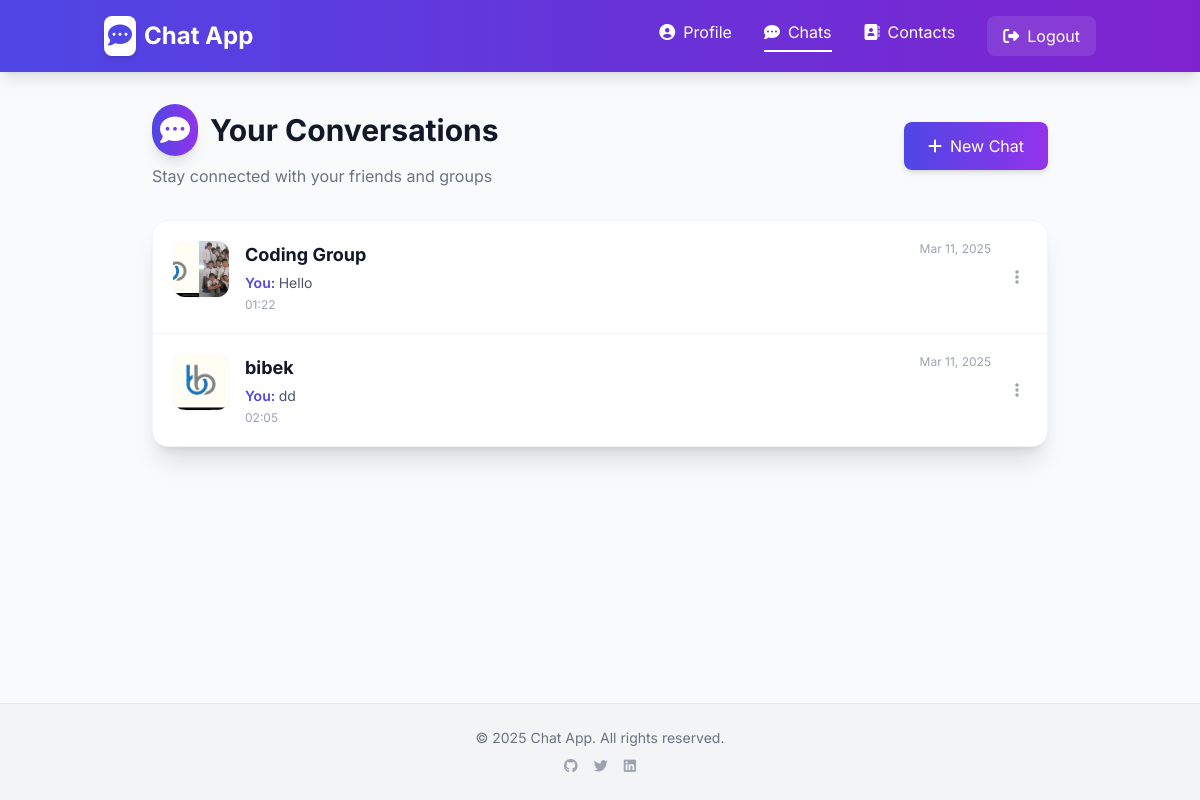
Screenshot of / (signed in) with the database file from the repository.
### chat/models.py (models this page shows, shortened)
class Message(models.Model):
    MESSAGE_TYPES = (
        ('text', 'Text'),
        ('image', 'Image'),
        ('video', 'Video'),
        ('audio', 'Audio'),
        ('file', 'File'),  # For PDFs, TXT, etc.
    )
    room = models.ForeignKey(Room, related_name='messages', on_delete=models.CASCADE)
    sender = models.ForeignKey(User, related_name='sent_messages', on_delete=models.CASCADE)
    content = models.TextField(blank=True)
    file = models.FileField(upload_to='chat_files/', blank=True, null=True)
    message_type = models.CharField(max_length=10, choices=MESSAGE_TYPES, default='text')
    timestamp = models.DateTimeField(auto_now_add=True)
    is_read = models.BooleanField(default=False)
    class Meta:
        ordering = ['timestamp']

class Room(models.Model):
    id = models.UUIDField(primary_key=True, default=uuid.uuid4, editable=False)
    name = models.CharField(max_length=128, blank=True)
    participants = models.ManyToManyField(User, related_name='rooms')
    created_at = models.DateTimeField(auto_now_add=True)
    is_direct = models.BooleanField(default=True)  # True for direct messages, False for group chats

### chat/views.py (the view)
# urls.py: path('', views.index, name='index'),
@login_required
def index(request):
    rooms = Room.objects.filter(participants=request.user).order_by('-created_at')
    room_data = []
    for room in rooms:
        latest_message = room.messages.last()
        other_participants = room.participants.exclude(id=request.user.id)
        participant_profiles = []
        for participant in other_participants:
            profile = Profile.objects.filter(user=participant).first()
            participant_profiles.append({
                'username': participant.username,
                'profile_picture': profile.profile_picture if profile and profile.profile_picture else None
            })
        room_info = {
            'id': room.id,
            'name': room.name if room.name else ", ".join([user.username for user in other_participants]),
            'latest_message': latest_message,
            'other_participants': other_participants,
            'participant_profiles': participant_profiles,
            'unread_count': room.messages.filter(is_read=False).exclude(sender=request.user).count(),
        }
        room_data.append(room_info)
    return render(request, 'chat/index.html', {
        'room_data': room_data,
    })

### chat/templates/chat/index.html (shortened to what this page needs)
{% extends 'base.html' %}
{% block content %}
<div class="max-w-4xl mx-auto">
  <div class="flex flex-col md:flex-row justify-between items-start md:items-center mb-8 gap-4">
    <div>
      <h1 class="text-3xl font-bold text-gray-900 flex items-center">
        <span class="bg-gradient-to-r from-indigo-600 to-purple-600 rounded-full p-2 mr-3 text-white shadow-lg">
          <i class="fas fa-comment-dots"></i>
        </span>
        Your Conversations
      </h1>
      <p class="text-gray-500 mt-2">Stay connected with your friends and groups</p>
    </div>
    <a href="{% url 'contacts' %}" class="bg-gradient-to-r from-indigo-600 to-purple-600 hover:from-indigo-700 hover:to-purple-700 text-white py-3 px-6 rounded-lg transition shadow-md flex items-center transform hover:scale-105 duration-200">
      <i class="fas fa-plus mr-2"></i> New Chat
    </a>
  </div>
  <div class="bg-white rounded-2xl shadow-xl overflow-hidden border border-gray-100">
    {% if room_data %}
      <div class="grid divide-y divide-gray-100">
        {% for room in room_data %}
          <div class="block chat-item hover:bg-indigo-50 transition">
            <div class="p-5 flex justify-between items-center gap-4">
              <a href="{% url 'room' room.id %}" class="flex-1 min-w-0 flex items-start">
                {% if room.is_group %}
                  <div class="w-14 h-14 bg-gradient-to-br from-indigo-400 to-purple-500 rounded-xl flex items-center justify-center mr-4 flex-shrink-0 shadow-md">
                    <i class="fas fa-users text-white text-xl"></i>
                  </div>
                {% else %}
                  <div class="relative w-14 h-14 bg-gray-200 rounded-xl flex items-center justify-center mr-4 flex-shrink-0 shadow-sm overflow-hidden">
                    {% for profile in room.participant_profiles %}
                      {% if profile.profile_picture %}
                        <img src="{{ profile.profile_picture.url }}" alt="{{ profile.username }}" class="w-14 h-14 object-cover">
                      {% else %}
                        <div class="bg-gradient-to-br from-gray-400 to-gray-600 w-full h-full flex items-center justify-center">
                          <i class="fas fa-user text-white text-xl"></i>
                        </div>
                      {% endif %}
                    {% endfor %}
                  </div>
                {% endif %}
                <div class="flex-1 min-w-0">
                  <div class="flex justify-between items-start">
                    <h3 class="text-lg font-bold text-gray-900 truncate">{{ room.name }}</h3>
                    <p class="text-xs text-gray-400 ml-2 flex-shrink-0">
                      {% if room.latest_message %}
                        {{ room.latest_message.timestamp|date:"M d, Y" }}
                      {% endif %}
                    </p>
                  </div>
                  {% if room.latest_message %}
                    <p class="text-sm text-gray-600 truncate mt-1">
                      {% if room.latest_message.sender == request.user %}
                        <span class="font-semibold text-indigo-600">You: </span>
                      {% else %}
                        <span class="font-semibold text-gray-800">{{ room.latest_message.sender.username }}: </span>
                      {% endif %}
                      {% if room.latest_message.message_type == 'text' %}
                        {{ room.latest_message.content|truncatechars:40 }}
                      {% elif room.latest_message.message_type == 'audio' %}
                        <i class="fas fa-microphone text-indigo-500"></i> Voice message
                      {% else %}
                        <i class="fas fa-file text-indigo-500"></i> Attachment
                      {% endif %}
                    </p>
                    <p class="text-xs text-gray-400 mt-1">{{ room.latest_message.timestamp|date:"H:i" }}</p>
                  {% else %}
                    <p class="text-sm text-gray-500 mt-1 italic">Start a conversation</p>
                  {% endif %}
                </div>
              </a>
              <div class="flex items-center gap-4">
                <div class="relative dropdown-container">
                  <button class="chat-menu-btn text-gray-400 hover:text-gray-700 transition p-2 rounded-full hover:bg-gray-100">
                    <i class="fas fa-ellipsis-v"></i>
                  </button>
                </div>
              </div>
            </div>
          </div>
        {% endfor %}
      </div>
    {% endif %}
  </div>
</div>
{% endblock %}

### chat/templates/base.html (style rules this page uses)
body { font-family: 'Inter', sans-serif; }

### chat/templates/chat/index.html (style rules this page uses)
.chat-item { transition: all 0.2s ease-in-out; }

### rows the page displays
Message: name "Coding Group", latest_message.timestamp "Mar 11, 2025", shows "You:", latest_message.content "Hello", latest_message.timestamp "01:22"
Message: name "bibek", latest_message.timestamp "Mar 11, 2025", shows "You:", latest_message.content "dd", latest_message.timestamp "02:05"
